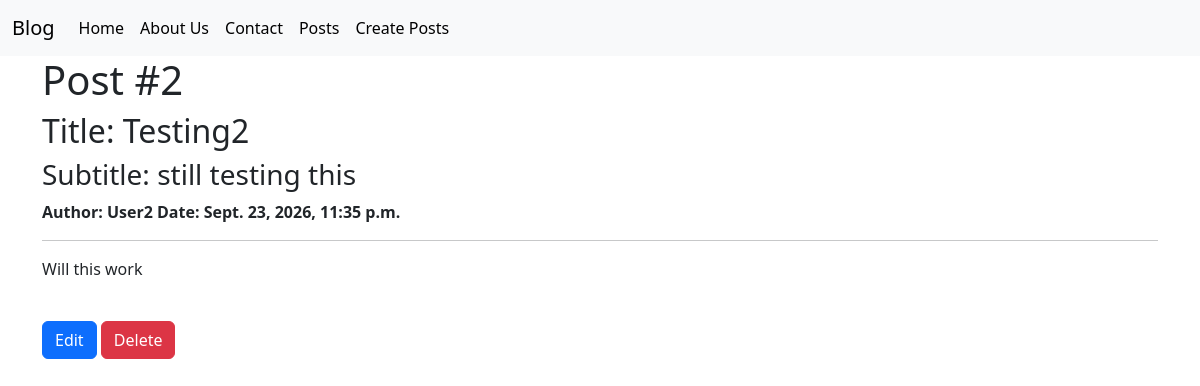
The page /posts/detail/2/ on the database its author committed.
### posts/models.py (models this page shows, shortened)
class Post(models.Model):
    title = models.CharField(max_length=128)
    subtitle = models.CharField(max_length=128)
    body = models.TextField()
    created_on = models.DateTimeField(auto_now_add=True)
    author = models.ForeignKey(
        User,
        on_delete=models.CASCADE
    )

### posts/views.py (the view)
# urls.py: path('detail/<int:pk>/', PostDetailView.as_view(), name="post_detail"),
class PostDetailView(DetailView):  # GET Request -> Single Object
    template_name = "postsTemplates/detail.html"
    model = Post
    context_object_name = "single_post"

### templates/postsTemplates/detail.html (shortened to what this page needs)
{% extends 'base.html' %}
{% block content %}
    <h1>Post #{{ single_post.id }}</h1>
    <h2>Title: {{ single_post.title }}</h2>
    <h3>Subtitle: {{ single_post.subtitle }}</h3>
    <span><strong>Author: {{ single_post.author }}</strong></span>
    <span><strong>Date: {{ single_post.created_on }}</strong></span>
    <hr>
    <p>{{ single_post.body }}</p>
    <br>
    <a href="{% url 'post_edit' single_post.id %}" class="btn btn-primary">Edit</a>
    <a href="{% url 'post_delete' single_post.id %}" class="btn btn-danger">Delete</a>
{% endblock %}

### rows shown on the page
Post: id "2", title "Testing2", subtitle "still testing this", author "User2", created_on "Sept. 23, 2026, 11:35 p.m.", body "Will this work"
